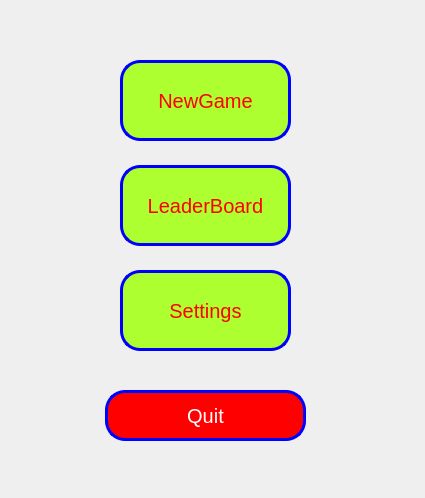
<?xml version="1.0" encoding="UTF-8"?>
<ui version="4.0">
 <class>MainWindow</class>
 <widget class="QMainWindow" name="MainWindow">
  <property name="geometry">
   <rect>
    <x>0</x>
    <y>0</y>
    <width>425</width>
    <height>498</height>
   </rect>
  </property>
  <property name="windowTitle">
   <string>MainWindow</string>
  </property>
  <widget class="QWidget" name="centralwidget">
   <widget class="QPushButton" name="newGameBtn">
    <property name="geometry">
     <rect>
      <x>120</x>
      <y>60</y>
      <width>171</width>
      <height>81</height>
     </rect>
    </property>
    <property name="styleSheet">
     <string notr="true">background-color:greenyellow;
color:red;
font-style:bold;
font-size:20px;
border: 3px solid blue;
border-radius:20px;</string>
    </property>
    <property name="text">
     <string>NewGame</string>
    </property>
   </widget>
   <widget class="QPushButton" name="leaderboardBtn">
    <property name="geometry">
     <rect>
      <x>120</x>
      <y>165</y>
      <width>171</width>
      <height>81</height>
     </rect>
    </property>
    <property name="styleSheet">
     <string notr="true">background-color:greenyellow;
color:red;
font-style:bold;
font-size:20px;
border: 3px solid blue;
border-radius:20px;</string>
    </property>
    <property name="text">
     <string>LeaderBoard</string>
    </property>
   </widget>
   <widget class="QPushButton" name="settingsBtn">
    <property name="geometry">
     <rect>
      <x>120</x>
      <y>270</y>
      <width>171</width>
      <height>81</height>
     </rect>
    </property>
    <property name="styleSheet">
     <string notr="true">background-color:greenyellow;
color:red;
font-style:bold;
font-size:20px;
border: 3px solid blue;
border-radius:20px;</string>
    </property>
    <property name="text">
     <string>Settings</string>
    </property>
   </widget>
   <widget class="QPushButton" name="quitBtn">
    <property name="geometry">
     <rect>
      <x>105</x>
      <y>390</y>
      <width>201</width>
      <height>51</height>
     </rect>
    </property>
    <property name="styleSheet">
     <string notr="true">background-color:red;
color:white;
font-style:bold;
font-size:20px;
border: 3px solid blue;
border-radius:20px;</string>
    </property>
    <property name="text">
     <string>Quit</string>
    </property>
   </widget>
  </widget>
 </widget>
 <resources/>
 <connections/>
</ui>
